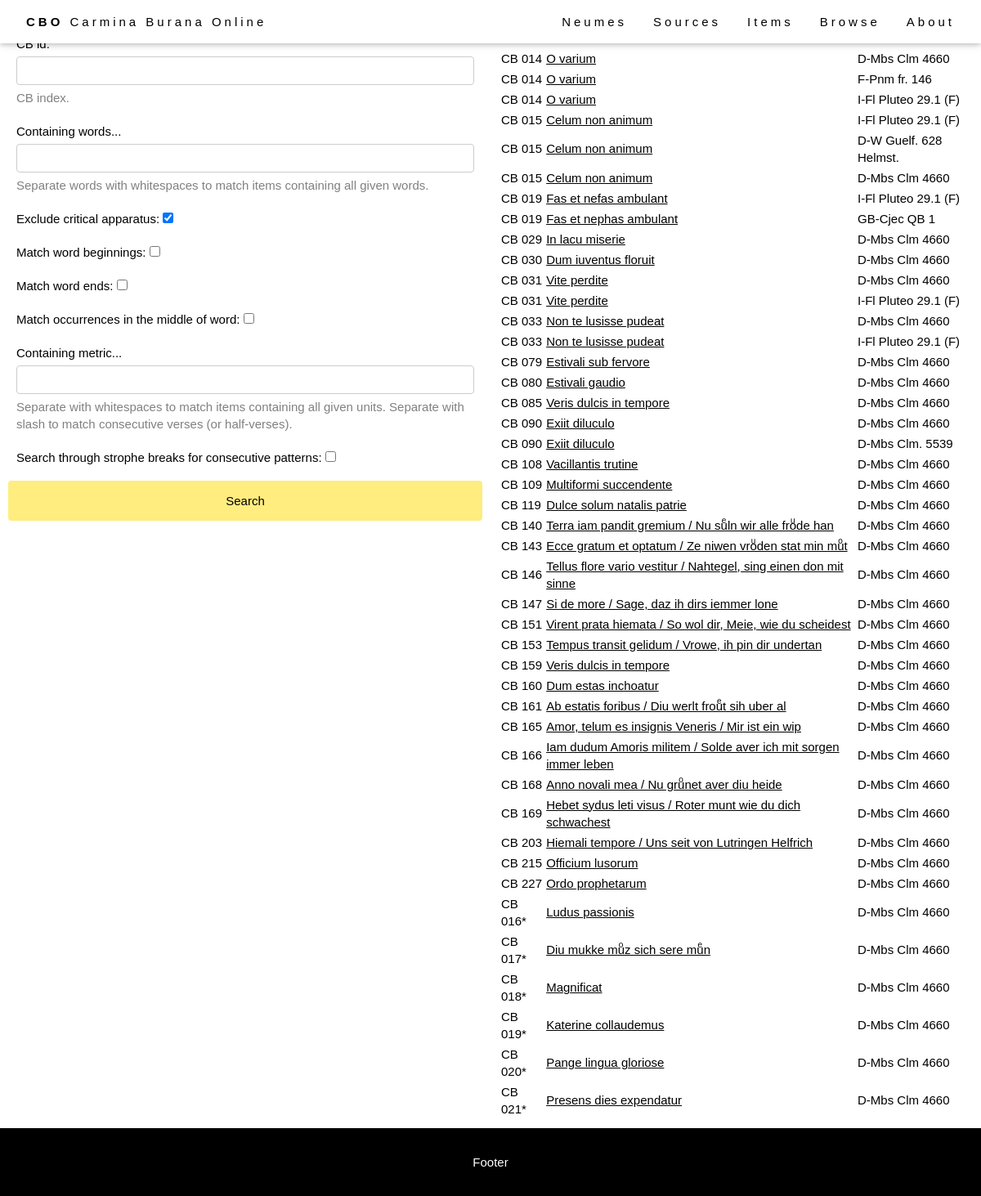
/browse/browse-item/, run on an earlier commit of the app's database.
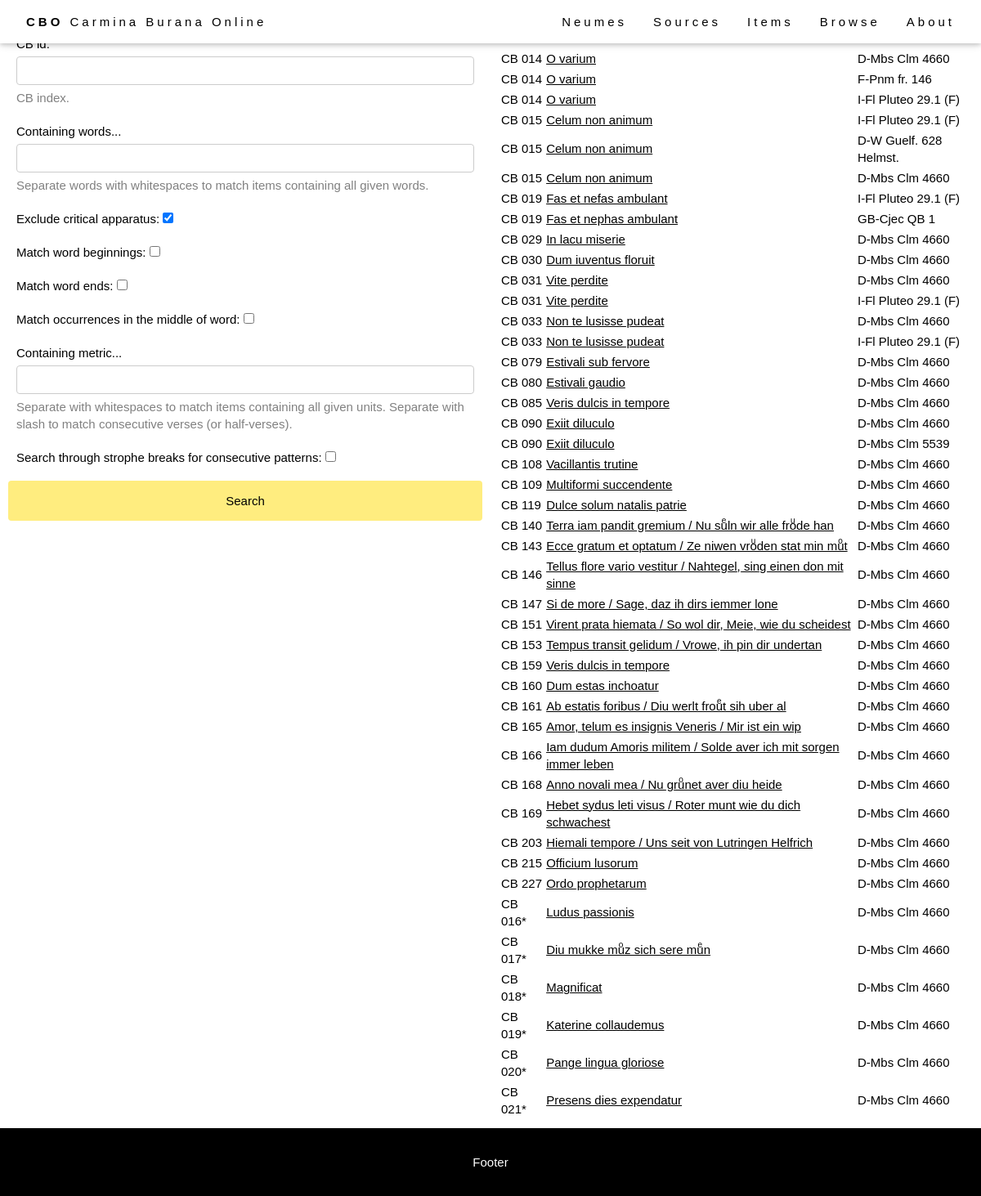
And on a later commit of the database.
### browse/models.py (models this page shows, shortened)
class Item(models.Model):
    abstract_item = models.ForeignKey(AbstractItem, on_delete=models.PROTECT, null=True)
    source = models.ForeignKey(Source, on_delete=models.RESTRICT, null=True)
    foliation_start = models.CharField(max_length=64, help_text="First folio occupied by the item in the source.")
    foliation_end = models.CharField(max_length=64, help_text="Last folio occupied by the item in the source.")
    title = models.CharField(max_length=256, help_text="Title of the item (incipit).")
    language = models.ManyToManyField(Language)
    file = models.CharField(max_length=64, help_text="Filename (without extensions).", null=True)
    IIIF_canvas = models.CharField(max_length=256, help_text="IIIF canvas index of the item.", blank=True)
    alternative_img_link = models.CharField(max_length=1024, help_text="Alternative link for source images (if IIIF is not available).", blank=True)
    class Meta:
        ordering = [Length('abstract_item__cb_id'), 'abstract_item__cb_id']
    def get_absolute_url(self):
        return reverse('item-detail', args=[str(self.pk)])

class Source(models.Model):
    bib_id = models.CharField(max_length=128, unique=True, help_text="The source identifier.")
    nick_name = models.CharField(max_length=128, help_text="The source name.", blank=True)
    country = models.CharField(max_length=256, help_text="The source location (country).")
    location = models.CharField(max_length=256, help_text="The source location (institution).")
    century = models.CharField(max_length=256, help_text="The source century.", blank=True)
    notation = models.CharField(max_length=256, help_text="The source notation type (for musical notation only).", blank=True)
    url = models.CharField(max_length=512, help_text="External url to access the source images.", blank=True)
    concordances = models.TextField(help_text="Concordances with the Codex Buranus.", blank=True)
    notes = models.TextField(help_text="Additional notes on the source.", blank=True)
    IIIF_manifest = models.CharField(max_length=1024, help_text="URL of the IIIF manifest.", blank=True)
    class Meta:
        ordering = ['country', 'location', 'bib_id']

class AbstractItem(models.Model):
    cb_id = models.CharField(max_length=10, help_text="Number of the item.")
    theme = models.ManyToManyField(Theme)
    genre = models.ForeignKey(Genre, on_delete=models.SET_NULL, null=True)
    text_type = models.ManyToManyField(TextType, through="TextTypeSpecification")
    class Meta:
        ordering = [Length('cb_id'), 'cb_id']

### browse/views.py (the view)
# urls.py: path('browse-item/', views.browse_item, name='browse_item'),
def browse_item(request):
    if request.method == "POST":
        form = BrowseItemForm(request.POST)
        if form.is_valid():
            items = Item.objects.all()
            if len(form.cleaned_data['cb_id']):
                cb_id = form.cleaned_data['cb_id']
                items = Item.objects.filter(abstract_item__cb_id=cb_id)
            if len(form.cleaned_data['words']):
                words = form.cleaned_data['words'].split(" ")
                exclude_apparatus = form.cleaned_data['exclude_apparatus']
                match_word_beginning = form.cleaned_data['match_word_beginning']
                match_word_end = form.cleaned_data['match_word_end']
                match_word_middle = form.cleaned_data['match_word_middle']
                items = [item for item in items if item.contains_words(words,
                                                                       exclude_apparatus=exclude_apparatus,
                                                                       match_word_beginning=match_word_beginning,
                                                                       match_word_end=match_word_end,
                                                                       match_word_middle=match_word_middle)
                         ]
            if len(form.cleaned_data['metrics']):
                metrics = form.cleaned_data['metrics'].split(" ")
                through_strophe_break = form.cleaned_data['through_strophe_break']
                items = [item for item in items if item.contains_metrics(metrics,
                                                                         through_strophe_break=through_strophe_break)
                         ]
            return render(request, "browse_item.html", {"form": form, "items": items})
    else:
        form = BrowseItemForm()
    return render(request, "browse_item.html", {"form": form, "items": Item.objects.all()})

### browse/forms.py
class BrowseItemForm(forms.Form):
    template_name = "form_snippet.html"
    cb_id = forms.CharField(max_length=16, label="CB id", help_text="CB index.", required=False)
    words = forms.CharField(max_length=2048, label="Containing words...", help_text="Separate words with whitespaces to match items containing all given words.", required=False)
    exclude_apparatus = forms.BooleanField(initial=True, required=False, label="Exclude critical apparatus")
    match_word_beginning = forms.BooleanField(initial=False, required=False, label="Match word beginnings")
    match_word_end = forms.BooleanField(initial=False, required=False, label="Match word ends")
    match_word_middle = forms.BooleanField(initial=False, required=False, label="Match occurrences in the middle of word")
    metrics = forms.CharField(max_length=2048, label="Containing metric...", help_text="Separate with whitespaces to match items containing all given units.\nSeparate with slash to match consecutive verses (or half-verses).", required=False)
    through_strophe_break = forms.BooleanField(initial=False, required=False, label="Search through strophe breaks for consecutive patterns")

### templates/browse_item.html (shortened to what this page needs)
{% extends "base_generic.html" %}
{% block content %}
<div class="flex-column" style="flex: 50%">
  <div class="formContainer">
    <form action="/browse/browse-item/" method="post">
      {{ form }}
      <input class="cbo-button" type="submit" value="Search">
    </form>
  </div>
</div>
<div class="flex-column" style="flex: 50%">
  <div class="browseResult">
    {% if items %}
    <table style="width: 100%;">
      <tr>
        <th>CB #</th>
        <th>Title</th>
        <th>Source</th>
      </tr>
      {% for item in items %}
      <tr>
        <td>CB {{ item.abstract_item.cb_id }}</td>
        <td><a href="{{ item.get_absolute_url }}">{{ item.title }}</a></td>
        <td>{{ item.source.bib_id }}</td>
      </tr>
      {% endfor %}
    </table>
    {% else %}
    <p>There are no matching items.</p>
    {% endif %}
  </div>
</div>
{% endblock %}

What changed in the data, as far as the page shows it:
changed through a linked row, Item: source.bib_id "D-Mbs Clm. 5539" → "D-Mbs Clm 5539"
